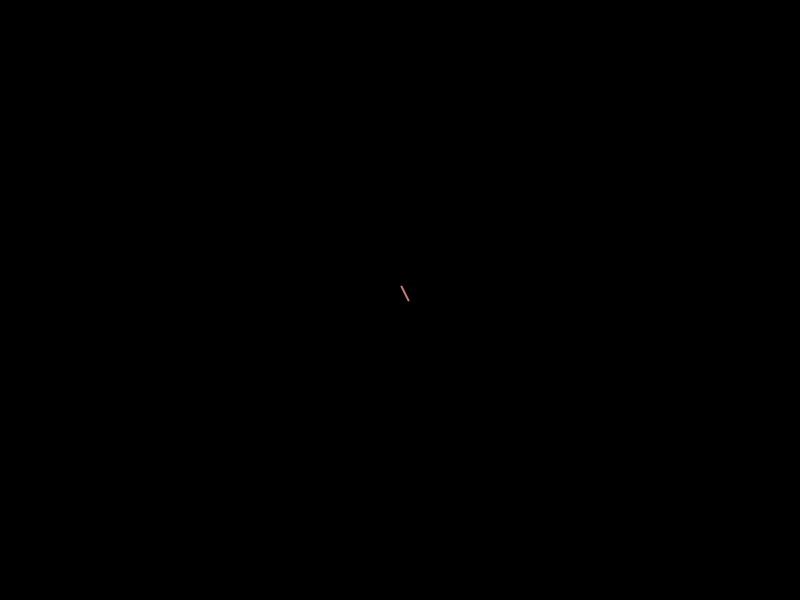
Frame 1 (no input)
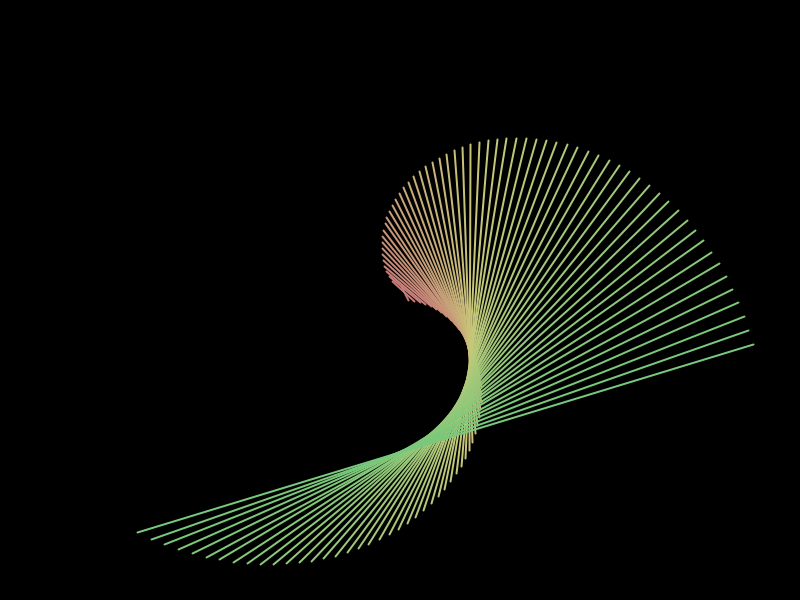
Frame 60 (the mouse pressed at the canvas centre just before this capture)
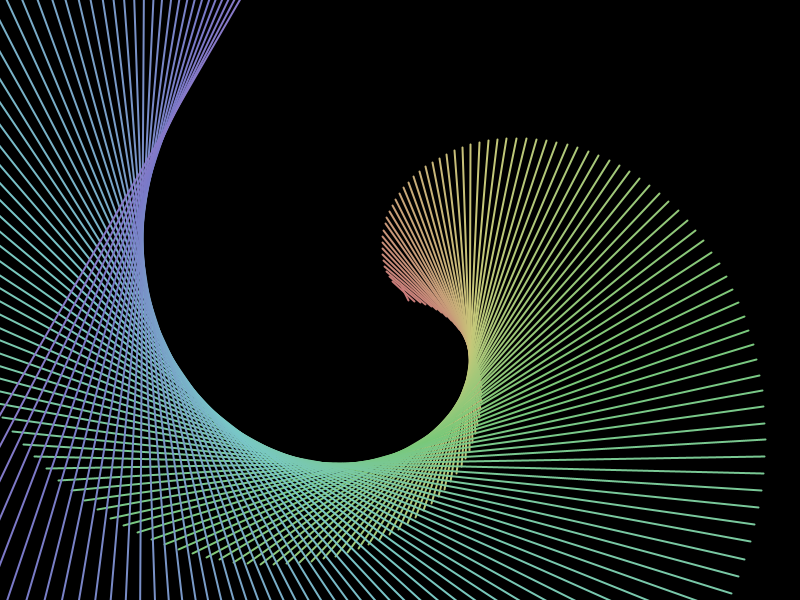
Frame 120 (the mouse held since frame 60 and released just before this capture)

The Processing sketch that drew these frames (run headless with seeded random() and noise(); from frame 60 on, the mouse is pressed at the canvas centre):

// Processing sketch: processing_138501
// ── processing_138501.pde

// just another pretty pattern that PI draws

float a = 0;
float d = 3;
float c = 0;
float arcLength = 0;
float w;

void setup() {
  size(800, 600);
  colorMode(HSB);
  frameRate(20);
  background(0);
}
void draw() {

 // all parameters are tweakable, it gives weird, pretty pattern. 
  w = 9.8;// -&gt;hexagon!!!
  arcLength +=w/2;
  float theta = PI + arcLength/d;
  a += theta/100;
  d+=5.8;
  strokeWeight(2);
  // stroke(0,255,255); //
  stroke(color(c, 100, 200));
  // stroke(c);
  line(width/2+d*cos(a), height/2+d*sin(a), width/2+(d+5)*cos(a+theta), height/2+(d+5)*sin(a+theta));
  c+=1.49;
}
